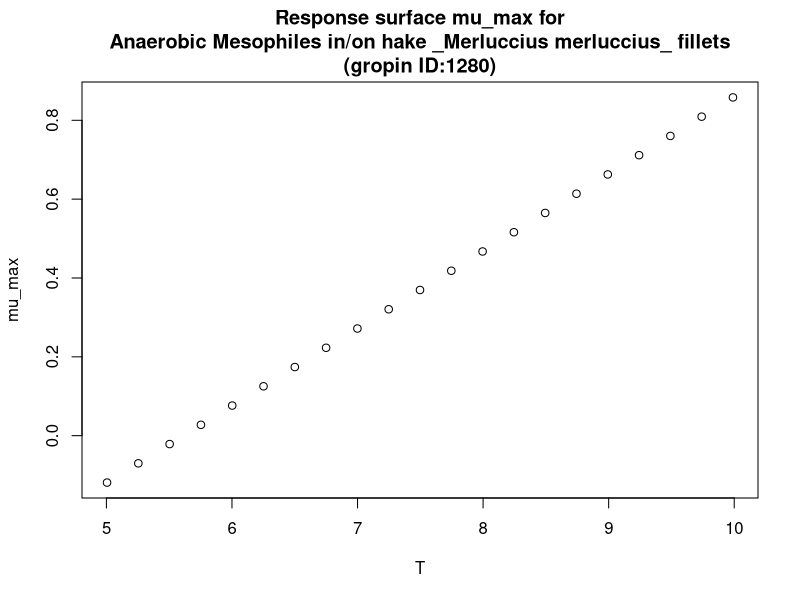

This figure's R source:
#############################
# start of Parameter script
#############################
T <- seq(5.005,9.99000999000999,length.out=21)
#############################
# end of Parameter script
#############################
############################# 
# start of Model script Gropin ID 1280 
#############################
 
# constant coefficients for this model
 
variables <- data.frame(T)
argumentsPar <- expand.grid(variables)
 
# heart of the model
response_surface <- function(T) {
   mumax <-0.196*T-1.10

return(mumax=mumax)
} 

# output parameters
mumax <- cbind(argumentsPar,response_surface(argumentsPar['T']))
colnames(mumax) <- c(colnames(argumentsPar),'mumax')
#############################
# End of Model script
#############################
############################# 
# start of Visualisation script Gropin ID 1280 
#############################
plot(T,mumax$mumax,
                          xlab='T',
                          ylab='mu_max',main='Response surface mu_max for
Anaerobic Mesophiles in/on hake _Merluccius merluccius_ fillets
(gropin ID:1280)')
#############################
# End of Visualisation script
#############################
